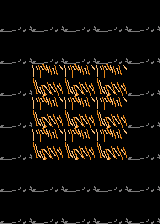

A 2D game scene composited from a Tiled map and its tileset images. What follows is a short description and the map's XML, with every tile layer's data as written:
An orthogonal 5x7 tile map with 32x32 px tiles, 1 tile layer (buildings).

<map version="1.0" orientation="orthogonal" renderorder="right-down" width="5" height="7" tilewidth="32" tileheight="32">
 <properties>
  <property name="BeforeImage" value="1" />
  <property name="BeforeText" value="This is a wooden building. People live in it. Destroy it to exterminate them. Exterminate all people in all buildings." />
  <property name="Interventions" value="9" />
 </properties>
 <tileset firstgid="1" name="buildings" tilewidth="32" tileheight="32">
  <image source="../Images/buildings.png" width="224" height="32" />
 </tileset>
 <layer name="buildings" width="5" height="7">
  <data>
   <tile gid="7" />
   <tile gid="7" />
   <tile gid="7" />
   <tile gid="7" />
   <tile gid="7" />
   <tile gid="7" />
   <tile gid="7" />
   <tile gid="7" />
   <tile gid="7" />
   <tile gid="7" />
   <tile gid="7" />
   <tile gid="1" />
   <tile gid="1" />
   <tile gid="1" />
   <tile gid="7" />
   <tile gid="7" />
   <tile gid="1" />
   <tile gid="1" />
   <tile gid="1" />
   <tile gid="7" />
   <tile gid="7" />
   <tile gid="1" />
   <tile gid="1" />
   <tile gid="1" />
   <tile gid="7" />
   <tile gid="7" />
   <tile gid="7" />
   <tile gid="7" />
   <tile gid="7" />
   <tile gid="7" />
   <tile gid="7" />
   <tile gid="7" />
   <tile gid="7" />
   <tile gid="7" />
   <tile gid="7" />
  </data>
 </layer>
</map>
